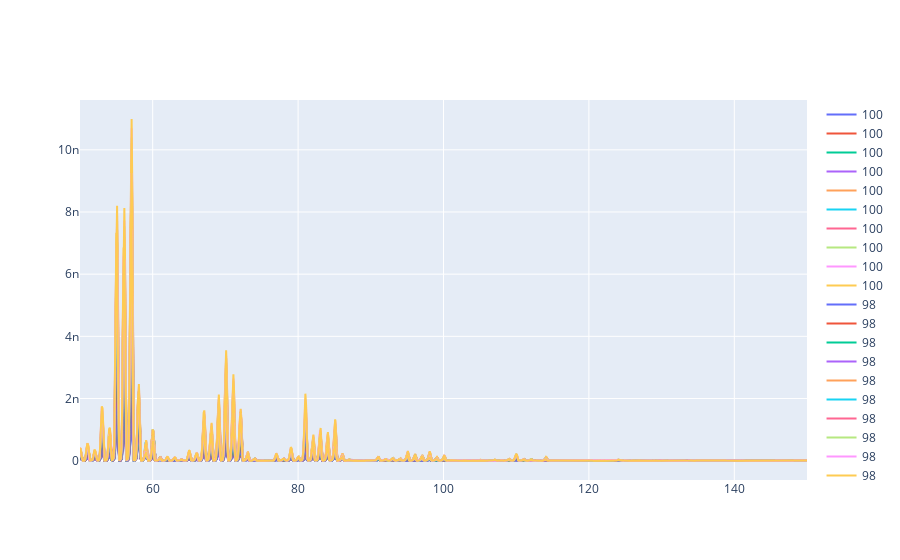

The cell this chart's notebook holds for it:
### Markdown cell above
Read precalculated data

### Code cell
df = pd.read_excel("EVOO_RSO_new.xlsx").set_index("EVOO")
fig = go.Figure()
for i in range(df.shape[0]):
    fig.add_trace(go.Scatter(x=df.columns, y=df.iloc[i], name=str(df.index[i])))
fig.show()
fig.updatex

### Figure 1 — Plotly figure (JSON) as saved in the notebook; plotly's stock layout.template omitted (floating-point values rounded to 4 significant figures; data arrays with more than 128 entries replaced by an {"elided": "..."} marker saying what was removed)
{"data": [{"name": "100", "type": "scatter", "x": {"elided": "1001 float values"}, "y": {"elided": "1001 float values"}}, {"name": "100", "type": "scatter", "x": {"elided": "1001 float values"}, "y": {"elided": "1001 float values"}}, {"name": "100", "type": "scatter", "x": {"elided": "1001 float values"}, "y": {"elided": "1001 float values"}}, {"name": "100", "type": "scatter", "x": {"elided": "1001 float values"}, "y": {"elided": "1001 float values"}}, {"name": "100", "type": "scatter", "x": {"elided": "1001 float values"}, "y": {"elided": "1001 float values"}}, {"name": "100", "type": "scatter", "x": {"elided": "1001 float values"}, "y": {"elided": "1001 float values"}}, {"name": "100", "type": "scatter", "x": {"elided": "1001 float values"}, "y": {"elided": "1001 float values"}}, {"name": "100", "type": "scatter", "x": {"elided": "1001 float values"}, "y": {"elided": "1001 float values"}}, {"name": "100", "type": "scatter", "x": {"elided": "1001 float values"}, "y": {"elided": "1001 float values"}}, {"name": "100", "type": "scatter", "x": {"elided": "1001 float values"}, "y": {"elided": "1001 float values"}}, {"name": "98", "type": "scatter", "x": {"elided": "1001 float values"}, "y": {"elided": "1001 float values"}}, {"name": "98", "type": "scatter", "x": {"elided": "1001 float values"}, "y": {"elided": "1001 float values"}}, {"name": "98", "type": "scatter", "x": {"elided": "1001 float values"}, "y": {"elided": "1001 float values"}}, {"name": "98", "type": "scatter", "x": {"elided": "1001 float values"}, "y": {"elided": "1001 float values"}}, {"name": "98", "type": "scatter", "x": {"elided": "1001 float values"}, "y": {"elided": "1001 float values"}}, {"name": "98", "type": "scatter", "x": {"elided": "1001 float values"}, "y": {"elided": "1001 float values"}}, {"name": "98", "type": "scatter", "x": {"elided": "1001 float values"}, "y": {"elided": "1001 float values"}}, {"name": "98", "type": "scatter", "x": {"elided": "1001 float values"}, "y": {"elided": "1001 float values"}}, {"name": "98", "type": "scatter", "x": {"elided": "1001 float values"}, "y": {"elided": "1001 float values"}}, {"name": "98", "type": "scatter", "x": {"elided": "1001 float values"}, "y": {"elided": "1001 float values"}}, {"name": "98", "type": "scatter", "x": {"elided": "1001 float values"}, "y": {"elided": "1001 float values"}}, {"name": "98", "type": "scatter", "x": {"elided": "1001 float values"}, "y": {"elided": "1001 float values"}}, {"name": "98", "type": "scatter", "x": {"elided": "1001 float values"}, "y": {"elided": "1001 float values"}}, {"name": "98", "type": "scatter", "x": {"elided": "1001 float values"}, "y": {"elided": "1001 float values"}}, {"name": "98", "type": "scatter", "x": {"elided": "1001 float values"}, "y": {"elided": "1001 float values"}}, {"name": "98", "type": "scatter", "x": {"elided": "1001 float values"}, "y": {"elided": "1001 float values"}}, {"name": "98", "type": "scatter", "x": {"elided": "1001 float values"}, "y": {"elided": "1001 float values"}}, {"name": "98", "type": "scatter", "x": {"elided": "1001 float values"}, "y": {"elided": "1001 float values"}}, {"name": "98", "type": "scatter", "x": {"elided": "1001 float values"}, "y": {"elided": "1001 float values"}}, {"name": "98", "type": "scatter", "x": {"elided": "1001 float values"}, "y": {"elided": "1001 float values"}}, {"name": "95", "type": "scatter", "x": {"elided": "1001 float values"}, "y": {"elided": "1001 float values"}}, {"name": "95", "type": "scatter", "x": {"elided": "1001 float values"}, "y": {"elided": "1001 float values"}}, {"name": "95", "type": "scatter", "x": {"elided": "1001 float values"}, "y": {"elided": "1001 float values"}}, {"name": "95", "type": "scatter", "x": {"elided": "1001 float values"}, "y": {"elided": "1001 float values"}}, {"name": "95", "type": "scatter", "x": {"elided": "1001 float values"}, "y": {"elided": "1001 float values"}}, {"name": "95", "type": "scatter", "x": {"elided": "1001 float values"}, "y": {"elided": "1001 float values"}}, {"name": "95", "type": "scatter", "x": {"elided": "1001 float values"}, "y": {"elided": "1001 float values"}}, {"name": "95", "type": "scatter", "x": {"elided": "1001 float values"}, "y": {"elided": "1001 float values"}}, {"name": "95", "type": "scatter", "x": {"elided": "1001 float values"}, "y": {"elided": "1001 float values"}}, {"name": "95", "type": "scatter", "x": {"elided": "1001 float values"}, "y": {"elided": "1001 float values"}}, {"name": "95", "type": "scatter", "x": {"elided": "1001 float values"}, "y": {"elided": "1001 float values"}}, {"name": "95", "type": "scatter", "x": {"elided": "1001 float values"}, "y": {"elided": "1001 float values"}}, {"name": "95", "type": "scatter", "x": {"elided": "1001 float values"}, "y": {"elided": "1001 float values"}}, {"name": "95", "type": "scatter", "x": {"elided": "1001 float values"}, "y": {"elided": "1001 float values"}}, {"name": "95", "type": "scatter", "x": {"elided": "1001 float values"}, "y": {"elided": "1001 float values"}}, {"name": "95", "type": "scatter", "x": {"elided": "1001 float values"}, "y": {"elided": "1001 float values"}}, {"name": "95", "type": "scatter", "x": {"elided": "1001 float values"}, "y": {"elided": "1001 float values"}}, {"name": "95", "type": "scatter", "x": {"elided": "1001 float values"}, "y": {"elided": "1001 float values"}}, {"name": "95", "type": "scatter", "x": {"elided": "1001 float values"}, "y": {"elided": "1001 float values"}}, {"name": "95", "type": "scatter", "x": {"elided": "1001 float values"}, "y": {"elided": "1001 float values"}}, {"name": "90", "type": "scatter", "x": {"elided": "1001 float values"}, "y": {"elided": "1001 float values"}}, {"name": "90", "type": "scatter", "x": {"elided": "1001 float values"}, "y": {"elided": "1001 float values"}}, {"name": "90", "type": "scatter", "x": {"elided": "1001 float values"}, "y": {"elided": "1001 float values"}}, {"name": "90", "type": "scatter", "x": {"elided": "1001 float values"}, "y": {"elided": "1001 float values"}}, {"name": "90", "type": "scatter", "x": {"elided": "1001 float values"}, "y": {"elided": "1001 float values"}}, {"name": "90", "type": "scatter", "x": {"elided": "1001 float values"}, "y": {"elided": "1001 float values"}}, {"name": "90", "type": "scatter", "x": {"elided": "1001 float values"}, "y": {"elided": "1001 float values"}}, {"name": "90", "type": "scatter", "x": {"elided": "1001 float values"}, "y": {"elided": "1001 float values"}}, {"name": "90", "type": "scatter", "x": {"elided": "1001 float values"}, "y": {"elided": "1001 float values"}}, {"name": "90", "type": "scatter", "x": {"elided": "1001 float values"}, "y": {"elided": "1001 float values"}}, {"name": "80", "type": "scatter", "x": {"elided": "1001 float values"}, "y": {"elided": "1001 float values"}}, {"name": "80", "type": "scatter", "x": {"elided": "1001 float values"}, "y": {"elided": "1001 float values"}}, {"name": "80", "type": "scatter", "x": {"elided": "1001 float values"}, "y": {"elided": "1001 float values"}}, {"name": "80", "type": "scatter", "x": {"elided": "1001 float values"}, "y": {"elided": "1001 float values"}}, {"name": "80", "type": "scatter", "x": {"elided": "1001 float values"}, "y": {"elided": "1001 float values"}}, {"name": "80", "type": "scatter", "x": {"elided": "1001 float values"}, "y": {"elided": "1001 float values"}}, {"name": "80", "type": "scatter", "x": {"elided": "1001 float values"}, "y": {"elided": "1001 float values"}}, {"name": "80", "type": "scatter", "x": {"elided": "1001 float values"}, "y": {"elided": "1001 float values"}}, {"name": "80", "type": "scatter", "x": {"elided": "1001 float values"}, "y": {"elided": "1001 float values"}}, {"name": "80", "type": "scatter", "x": {"elided": "1001 float values"}, "y": {"elided": "1001 float values"}}, {"name": "25", "type": "scatter", "x": {"elided": "1001 float values"}, "y": {"elided": "1001 float values"}}, {"name": "25", "type": "scatter", "x": {"elided": "1001 float values"}, "y": {"elided": "1001 float values"}}, {"name": "25", "type": "scatter", "x": {"elided": "1001 float values"}, "y": {"elided": "1001 float values"}}, {"name": "25", "type": "scatter", "x": {"elided": "1001 float values"}, "y": {"elided": "1001 float values"}}, {"name": "25", "type": "scatter", "x": {"elided": "1001 float values"}, "y": {"elided": "1001 float values"}}, {"name": "25", "type": "scatter", "x": {"elided": "1001 float values"}, "y": {"elided": "1001 float values"}}, {"name": "25", "type": "scatter", "x": {"elided": "1001 float values"}, "y": {"elided": "1001 float values"}}, {"name": "25", "type": "scatter", "x": {"elided": "1001 float values"}, "y": {"elided": "1001 float values"}}, {"name": "25", "type": "scatter", "x": {"elided": "1001 float values"}, "y": {"elided": "1001 float values"}}, {"name": "25", "type": "scatter", "x": {"elided": "1001 float values"}, "y": {"elided": "1001 float values"}}, {"name": "0", "type": "scatter", "x": {"elided": "1001 float values"}, "y": {"elided": "1001 float values"}}, {"name": "0", "type": "scatter", "x": {"elided": "1001 float values"}, "y": {"elided": "1001 float values"}}, {"name": "0", "type": "scatter", "x": {"elided": "1001 float values"}, "y": {"elided": "1001 float values"}}, {"name": "0", "type": "scatter", "x": {"elided": "1001 float values"}, "y": {"elided": "1001 float values"}}, {"name": "0", "type": "scatter", "x": {"elided": "1001 float values"}, "y": {"elided": "1001 float values"}}, {"name": "0", "type": "scatter", "x": {"elided": "1001 float values"}, "y": {"elided": "1001 float values"}}, {"name": "0", "type": "scatter", "x": {"elided": "1001 float values"}, "y": {"elided": "1001 float values"}}, {"name": "0", "type": "scatter", "x": {"elided": "1001 float values"}, "y": {"elided": "1001 float values"}}, {"name": "0", "type": "scatter", "x": {"elided": "1001 float values"}, "y": {"elided": "1001 float values"}}, {"name": "0", "type": "scatter", "x": {"elided": "1001 float values"}, "y": {"elided": "1001 float values"}}], "layout": {}}
